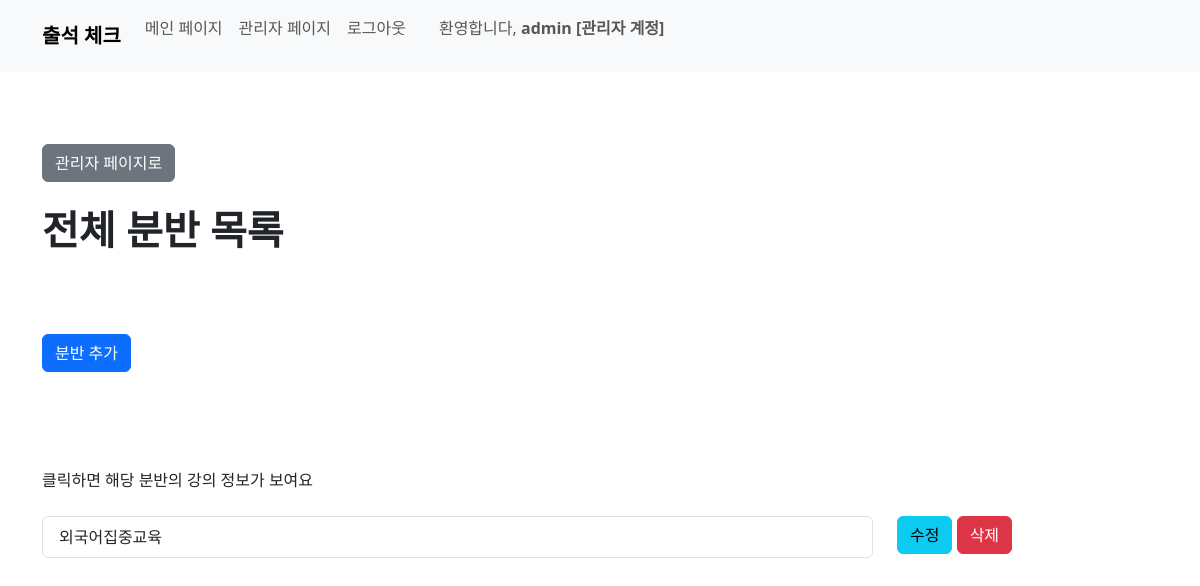
The page /user/division_list/ (signed in) on the database as committed earlier.
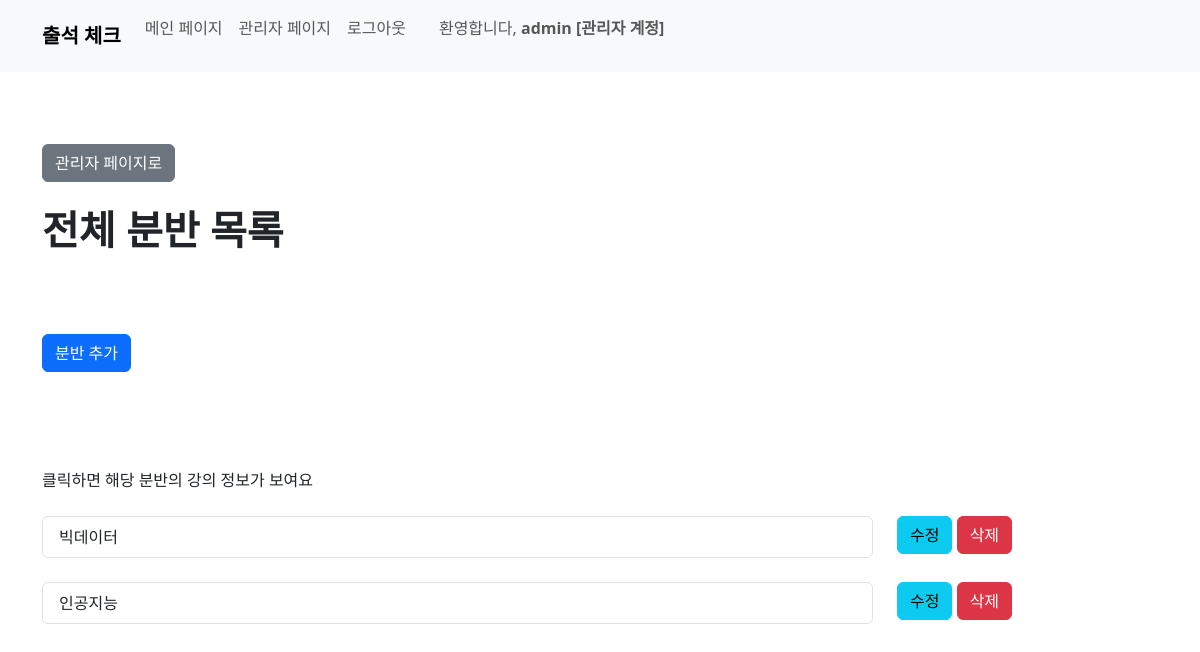
The same page on the database as committed later.
### user/models.py (models this page shows)
class Division(models.Model):
    name = models.CharField(max_length=50)
    def __str__(self):
        return self.name

### user/views.py (the view)
# urls.py: path('division_list/', views.division_list, name='division_list'),
@user_passes_test(lambda u: u.is_staff, login_url='/') # 권한 없으면 홈으로
def division_list(request):
    divison = Division.objects.all()
    context = {'division': divison}
    return render(request, 'user/admin/admin_division_list.html', context)

### user/templates/user/admin/admin_division_list.html (shortened to what this page needs)
{% load static %}
{% load django_bootstrap5 %}
{% bootstrap_css %}
<!DOCTYPE html>
<html>
<head>
</head>
<body>
  {% include 'home/navbar.html' %}
  <br><br><br>
    <div class="container">
      <a class="btn btn-secondary" href="{% url 'user:admin_home' %}" role="button">관리자 페이지로</a>
      <br><br>
      <h1><b>전체 분반 목록</b></h1>
      <br><br><br>
      <a class="btn btn-primary" href="{% url 'user:create_division' %}" role="button">분반 추가</a>
      <br><br>
      <br><br><br>
      클릭하면 해당 분반의 강의 정보가 보여요
      <br><br>
      <ul class="list-group">
        {% for d in division %}
          <div class="row">
            <div class="col-9">
              <div class="list-group">
                <a href="{% url 'course:course_list' d.pk %}" class="list-group-item list-group-item-action">
                  {{ d }}
                </a>
              </div>
            </div>
            <div class="col-3">
              <a class="btn btn-info" href="{% url 'user:edit_division' d.pk %}" role="button">수정</a>
              <a class="btn btn-danger" href="{% url 'user:delete_division' d.pk %}" role="button">삭제</a>
            </div>
          </div>
          <br>
        {% endfor %}
      </ul>
  </div>
</body>
</html>

Rows that differ between the two databases and show on the page:
changed Division: name "외국어집중교육" → "빅데이터"
added Division: name "인공지능"
